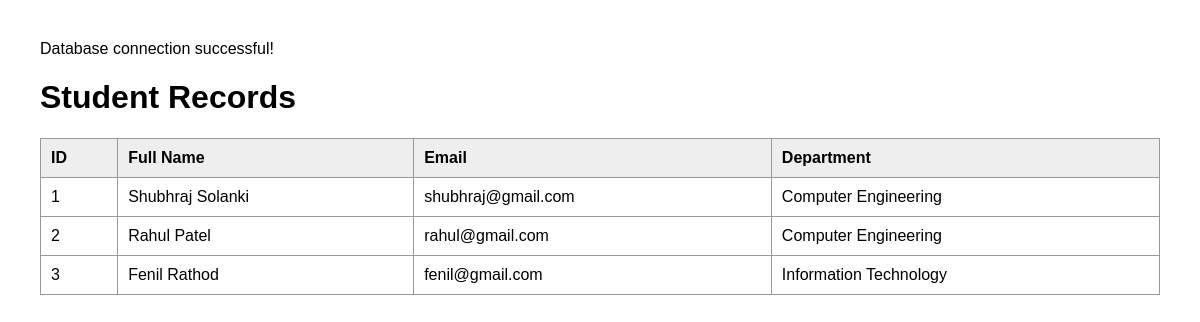
Page /students.php on the committed database.
### tables this page shows
CREATE TABLE `students` (
  `student_id` int(11) NOT NULL,
  `full_name` varchar(100) NOT NULL,
  `email` varchar(100) NOT NULL,
  `department` varchar(100) NOT NULL,
  `created_at` timestamp NOT NULL DEFAULT current_timestamp()
);

### students.php (the view, shortened to what this page needs)
<?php
require_once "db.php";
try {
    $stmt = $pdo->prepare(
        "SELECT student_id, full_name, email, department
         FROM students
         ORDER BY student_id"
    );
    $stmt->execute();
    $students = $stmt->fetchAll(PDO::FETCH_ASSOC);
} catch (PDOException $e) {
    die("Query failed: " . $e->getMessage());
}
?>
<!DOCTYPE html>
<html lang="en">
<head>
</head>
<body>
    <h1>Student Records</h1>
    <table>
        <tr>
            <th>ID</th>
            <th>Full Name</th>
            <th>Email</th>
            <th>Department</th>
        </tr>
        <?php foreach ($students as $student): ?>
            <tr>
                <td>
                    <?= htmlspecialchars($student["student_id"]) ?>
                </td>
                <td>
                    <?= htmlspecialchars($student["full_name"]) ?>
                </td>
                <td>
                    <?= htmlspecialchars($student["email"]) ?>
                </td>
                <td>
                    <?= htmlspecialchars($student["department"]) ?>
                </td>
            </tr>
        <?php endforeach; ?>
    </table>
</body>
</html>

### students.php (style rules this page uses)
body { font-family: Arial, sans-serif; margin: 40px; }
table { border-collapse: collapse; width: 100%; }
th, td { border: 1px solid #999; padding: 10px; text-align: left; }
th { background-color: #eee; }

### rows in the picture
students: student_id "1", full_name "Shubhraj Solanki", email "shubhraj@gmail.com", department "Computer Engineering"
students: student_id "2", full_name "Rahul Patel", email "rahul@gmail.com", department "Computer Engineering"
students: student_id "3", full_name "Fenil Rathod", email "fenil@gmail.com", department "Information Technology"
